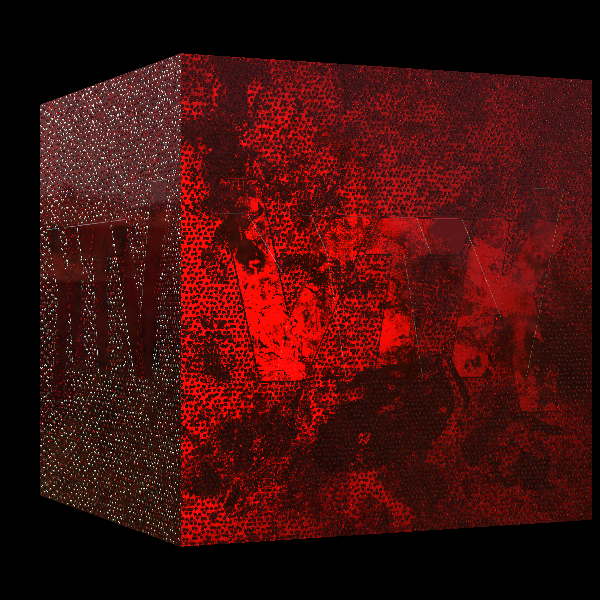

This figure's Python source:
#!/usr/bin/env python

# Demonstrate PBR clear coat rendering on a cube with coat normal texture.

import vtkmodules.vtkInteractionStyle  # noqa: F401
import vtkmodules.vtkRenderingOpenGL2  # noqa: F401

import os

from vtkmodules.vtkFiltersCore import vtkPolyDataTangents, vtkTriangleFilter
from vtkmodules.vtkFiltersSources import vtkCubeSource
from vtkmodules.vtkIOImage import vtkJPEGReader, vtkPNGReader
from vtkmodules.vtkImagingCore import vtkImageFlip
from vtkmodules.vtkRenderingCore import (
    vtkActor,
    vtkLight,
    vtkPolyDataMapper,
    vtkRenderWindow,
    vtkRenderWindowInteractor,
    vtkRenderer,
    vtkTexture,
)

data_dir = os.environ.get("VPE_DATA_DIR", os.path.dirname(os.path.abspath(__file__)))

# Scene light
light = vtkLight()
light.SetPosition(2.0, 0.0, 2.0)
light.SetFocalPoint(0.0, 0.0, 0.0)

# Cubemap environment texture
cubemap = vtkTexture()
cubemap.CubeMapOn()
cubemap.UseSRGBColorSpaceOn()
cubemap.MipmapOn()
cubemap.InterpolateOn()

jpg_px = vtkJPEGReader()
jpg_px.SetFileName(os.path.join(data_dir, "skybox", "posx.jpg"))
flip_px = vtkImageFlip()
flip_px.SetInputConnection(jpg_px.GetOutputPort())
flip_px.SetFilteredAxis(1)
cubemap.SetInputConnection(0, flip_px.GetOutputPort())

jpg_nx = vtkJPEGReader()
jpg_nx.SetFileName(os.path.join(data_dir, "skybox", "negx.jpg"))
flip_nx = vtkImageFlip()
flip_nx.SetInputConnection(jpg_nx.GetOutputPort())
flip_nx.SetFilteredAxis(1)
cubemap.SetInputConnection(1, flip_nx.GetOutputPort())

jpg_py = vtkJPEGReader()
jpg_py.SetFileName(os.path.join(data_dir, "skybox", "posy.jpg"))
flip_py = vtkImageFlip()
flip_py.SetInputConnection(jpg_py.GetOutputPort())
flip_py.SetFilteredAxis(1)
cubemap.SetInputConnection(2, flip_py.GetOutputPort())

jpg_ny = vtkJPEGReader()
jpg_ny.SetFileName(os.path.join(data_dir, "skybox", "negy.jpg"))
flip_ny = vtkImageFlip()
flip_ny.SetInputConnection(jpg_ny.GetOutputPort())
flip_ny.SetFilteredAxis(1)
cubemap.SetInputConnection(3, flip_ny.GetOutputPort())

jpg_pz = vtkJPEGReader()
jpg_pz.SetFileName(os.path.join(data_dir, "skybox", "posz.jpg"))
flip_pz = vtkImageFlip()
flip_pz.SetInputConnection(jpg_pz.GetOutputPort())
flip_pz.SetFilteredAxis(1)
cubemap.SetInputConnection(4, flip_pz.GetOutputPort())

jpg_nz = vtkJPEGReader()
jpg_nz.SetFileName(os.path.join(data_dir, "skybox", "negz.jpg"))
flip_nz = vtkImageFlip()
flip_nz.SetInputConnection(jpg_nz.GetOutputPort())
flip_nz.SetFilteredAxis(1)
cubemap.SetInputConnection(5, flip_nz.GetOutputPort())

# Cube with tangents
cube = vtkCubeSource()
triangulation = vtkTriangleFilter()
triangulation.SetInputConnection(cube.GetOutputPort())
tangents = vtkPolyDataTangents()
tangents.SetInputConnection(triangulation.GetOutputPort())

mapper = vtkPolyDataMapper()
mapper.SetInputConnection(tangents.GetOutputPort())

# ORM (occlusion/roughness/metallic) texture
material_reader = vtkPNGReader()
material_reader.SetFileName(os.path.join(data_dir, "vtk_Material.png"))
material = vtkTexture()
material.InterpolateOn()
material.SetInputConnection(material_reader.GetOutputPort())

# Albedo texture
albedo_reader = vtkPNGReader()
albedo_reader.SetFileName(os.path.join(data_dir, "vtk_Base_Color.png"))
albedo = vtkTexture()
albedo.UseSRGBColorSpaceOn()
albedo.InterpolateOn()
albedo.SetInputConnection(albedo_reader.GetOutputPort())

# Normal texture
normal_reader = vtkPNGReader()
normal_reader.SetFileName(os.path.join(data_dir, "vtk_Normal.png"))
normal = vtkTexture()
normal.InterpolateOn()
normal.SetInputConnection(normal_reader.GetOutputPort())

# Coat normal texture (flipped)
flip_normal = vtkImageFlip()
flip_normal.SetInputConnection(normal_reader.GetOutputPort())
flip_normal.SetFilteredAxes(0)
coat_normal = vtkTexture()
coat_normal.InterpolateOn()
coat_normal.SetInputConnection(flip_normal.GetOutputPort())

# PBR actor with clear coat
actor = vtkActor()
actor.SetOrientation(0.0, 25.0, 0.0)
actor.SetMapper(mapper)
actor.GetProperty().SetInterpolationToPBR()
actor.GetProperty().SetMetallic(1.0)
actor.GetProperty().SetRoughness(1.0)
actor.GetProperty().SetCoatStrength(1.0)
actor.GetProperty().SetCoatColor(1.0, 0.0, 0.0)
actor.GetProperty().SetBaseColorTexture(albedo)
actor.GetProperty().SetORMTexture(material)
actor.GetProperty().SetNormalTexture(normal)
actor.GetProperty().SetCoatNormalTexture(coat_normal)
# Renderer with manual light and IBL
renderer = vtkRenderer()
renderer.AutomaticLightCreationOff()
renderer.UseSphericalHarmonicsOff()
renderer.GetEnvMapIrradiance().SetIrradianceStep(0.3)
renderer.SetEnvironmentTexture(cubemap)
renderer.UseImageBasedLightingOn()
renderer.AddActor(actor)

render_window = vtkRenderWindow()
render_window.SetSize(600, 600)
render_window.AddRenderer(renderer)
render_window.SetWindowName("pbr clear coat opengl")

interactor = vtkRenderWindowInteractor()
interactor.SetRenderWindow(render_window)

# Scene
renderer.AddLight(light)

# Pipeline exception: render needed before camera zoom for PBR/IBL
render_window.Render()
renderer.GetActiveCamera().Zoom(1.5)

interactor.Initialize()
interactor.Start()
